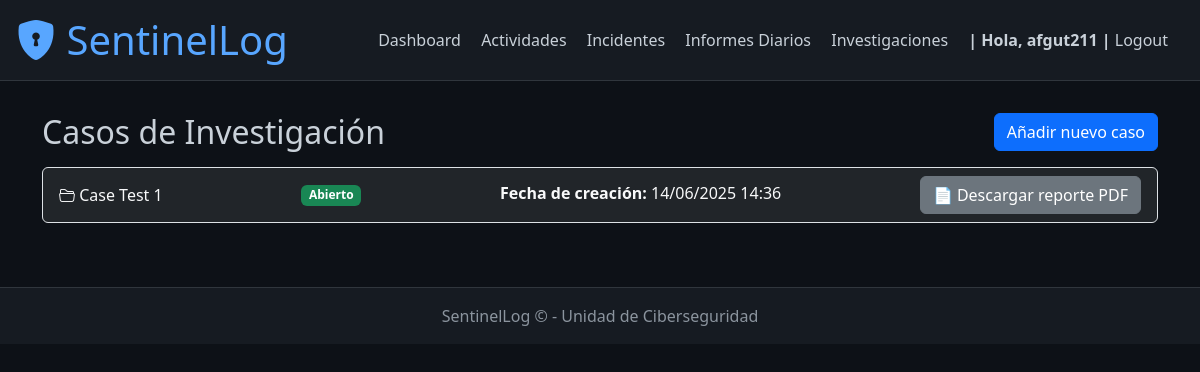
/investigations/ (signed in), run on an earlier commit of the app's database.
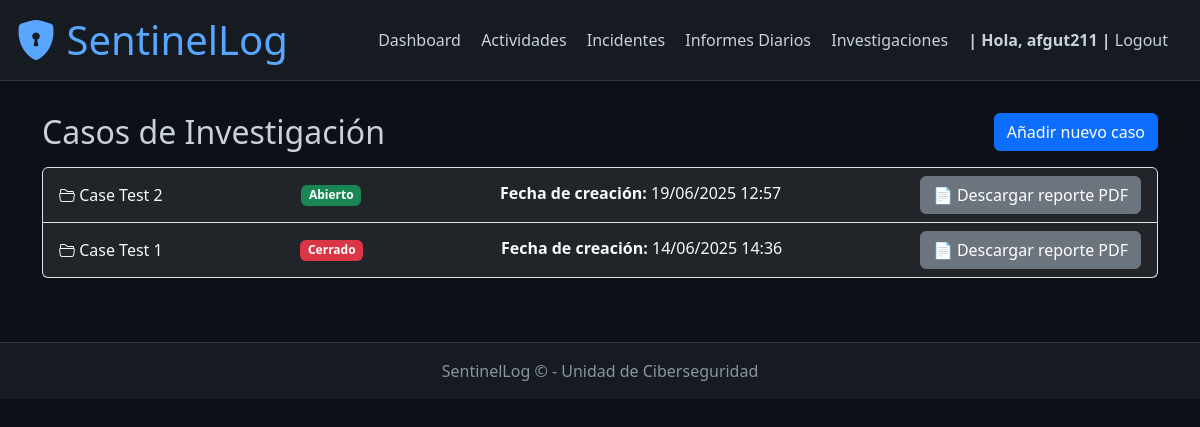
And on a later commit of the database.
### investigations/models.py (models this page shows, shortened)
class InvestigationCase(models.Model):
    title = models.CharField(max_length=200)
    description = models.TextField()
    created_by = models.ForeignKey(User, on_delete=models.SET_NULL, null=True)
    created_at = models.DateTimeField(auto_now_add=True)
    is_closed = models.BooleanField(default=False)
    conclusiones = models.TextField(blank=True, null=True)
    pdf_last_saved = models.DateTimeField(blank=True, null=True)

### investigations/views.py (the view)
# urls.py: path('', views.index, name='daily_activity_index'),
def index(request):
    cases = InvestigationCase.objects.all().order_by('-created_at')
    return render(request, 'investigations/index.html', {'cases': cases})

### investigations/templates/investigations/index.html
{% extends 'base.html' %}
{% block content %}
<div class="d-flex justify-content-between align-items-center mb-3">
    <h2 class="mb-0">Casos de Investigación</h2>
    <a href="{% url 'add_case' %}" class="btn btn-primary">
        Añadir nuevo caso
    </a>
</div>
<div class="list-group">
    {% for case in cases %}
        <a href="{% url 'case_detail' case.id %}" class="list-group-item list-group-item-action d-flex justify-content-between align-items-center bg-dark text-light">
            <span>
                <i class="bi bi-folder2-open"></i> {{ case.title }}
            </span>
            {% if case.is_closed %}
                <span class="badge bg-danger">Cerrado</span>
            {% else %}
                <span class="badge bg-success">Abierto</span>
            {% endif %}
            <p class="mb-1"><strong>Fecha de creación:</strong> {{ case.created_at|date:"d/m/Y H:i" }}</p>
            <form action="{% url 'generate_pdf_report' case.id %}" method="get" target="_blank">
                    <button type="submit" class="btn btn-secondary">
                        📄 Descargar reporte PDF
                    </button>
                </form>
        </a>
    {% empty %}
        <div class="alert alert-info mb-0">
            No hay casos registrados.
        </div>
    {% endfor %}
</div>
{% endblock %}

What changed in the data, as far as the page shows it:
added InvestigationCase: title "Case Test 2", is_closed "Abierto", created_at "19/06/2025 12:57"
changed InvestigationCase "Case Test 1": is_closed "Abierto" → "Cerrado"
